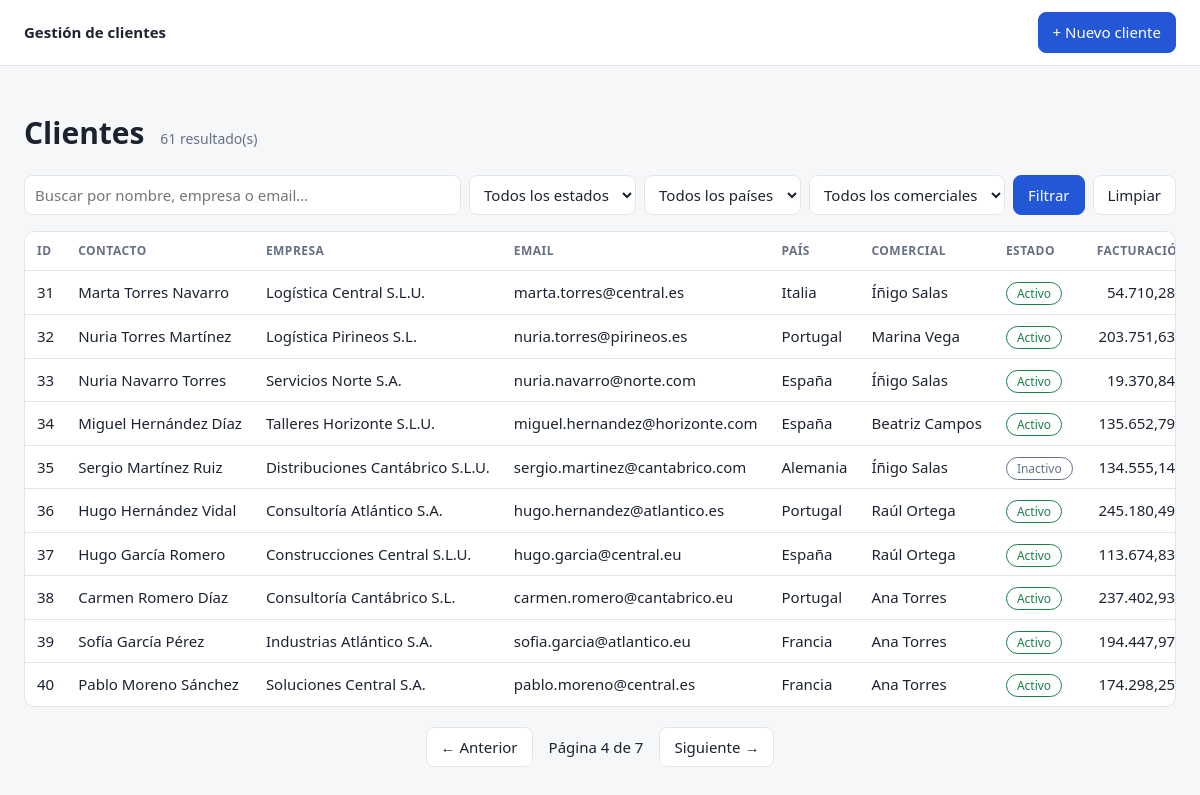
/?pagina=4&q=&estado=&pais=&comercial=, run on the app's committed database.
### tables this page shows
CREATE TABLE clientes (
    id                  INTEGER PRIMARY KEY AUTOINCREMENT,
    nombre              TEXT NOT NULL,
    apellidos           TEXT NOT NULL,
    empresa             TEXT NOT NULL,
    email               TEXT NOT NULL,
    telefono            TEXT NOT NULL,
    estado              TEXT NOT NULL CHECK (estado IN ('Activo', 'Inactivo')),
    direccion           TEXT NOT NULL,
    pais                TEXT NOT NULL,
    comercial           TEXT NOT NULL,
    fecha_alta          TEXT NOT NULL,
    facturacion         REAL NOT NULL CHECK (facturacion >= 0),
    fecha_modificacion  TEXT NOT NULL
);

### app.py (the view)
    @app.route("/")
    def lista():
        filtros = {k: request.args.get(k, "").strip() for k in ("q", "estado", "pais", "comercial")}
        pagina = max(request.args.get("pagina", 1, type=int), 1)
        clientes, total = db.buscar(**filtros, pagina=pagina, por_pagina=POR_PAGINA)
        paginas = max((total + POR_PAGINA - 1) // POR_PAGINA, 1)
        if pagina > paginas:
            return redirect(url_for("lista", **filtros, pagina=paginas))
        return render_template(
            "lista.html", clientes=clientes, total=total, pagina=pagina, paginas=paginas,
            filtros=filtros, estados=db.ESTADOS,
            paises=db.valores_distintos("pais"), comerciales=db.valores_distintos("comercial"))

### db.py (called while the page is built)
def get_db():
    if "db" not in g:
        g.db = sqlite3.connect(current_app.config["DATABASE"])
        g.db.row_factory = sqlite3.Row
        g.db.execute("PRAGMA foreign_keys = ON")
    return g.db

def valores_distintos(columna):
    assert columna in ("pais", "comercial")  # evita inyección: columna no viene del usuario
    filas = get_db().execute(
        f"SELECT DISTINCT {columna} FROM clientes ORDER BY {columna}").fetchall()
    return [f[0] for f in filas]

### templates/lista.html (shortened to what this page needs)
{% extends "base.html" %}
{% block contenido %}
<h1>Clientes <small>{{ total }} resultado(s)</small></h1>
<form class="filtros" method="get" action="{{ url_for('lista') }}">
  <input type="search" name="q" value="{{ filtros.q }}" placeholder="Buscar por nombre, empresa o email…">
  <select name="estado" aria-label="Estado">
    <option value="">Todos los estados</option>
  </select>
  <select name="pais" aria-label="País">
    <option value="">Todos los países</option>
  </select>
  <select name="comercial" aria-label="Comercial">
    <option value="">Todos los comerciales</option>
  </select>
  <button class="btn primario" type="submit">Filtrar</button>
  <a class="btn" href="{{ url_for('lista') }}">Limpiar</a>
</form>
{% if clientes %}
<div class="tabla-wrap">
<table>
  <thead>
    <tr><th>ID</th><th>Contacto</th><th>Empresa</th><th>Email</th><th>País</th>
        <th>Comercial</th><th>Estado</th><th class="num">Facturación</th><th>Acciones</th></tr>
  </thead>
  <tbody>
  {% for c in clientes %}
    <tr>
      <td>{{ c.id }}</td>
      <td>{{ c.nombre }} {{ c.apellidos }}</td>
      <td>{{ c.empresa }}</td>
      <td>{{ c.email }}</td>
      <td>{{ c.pais }}</td>
      <td>{{ c.comercial }}</td>
      <td><span class="chip {{ c.estado|lower }}">{{ c.estado }}</span></td>
      <td class="num">{{ '{:,.2f}'.format(c.facturacion).replace(',', 'X').replace('.', ',').replace('X', '.') }} €</td>
    </tr>
  {% endfor %}
  </tbody>
</table>
</div>
<nav class="paginacion" aria-label="Paginación">
  {% if pagina > 1 %}<a class="btn" href="{{ url_for('lista', pagina=pagina-1, **filtros) }}">← Anterior</a>{% endif %}
  <span>Página {{ pagina }} de {{ paginas }}</span>
  {% if pagina < paginas %}<a class="btn" href="{{ url_for('lista', pagina=pagina+1, **filtros) }}">Siguiente →</a>{% endif %}
</nav>
{% else %}
  <p class="vacio">No hay clientes que coincidan con la búsqueda.</p>
{% endif %}
{% endblock %}

### static/style.css (style rules this page uses)
:root { --bg:#f6f7f9; --card:#fff; --txt:#1c2330; --suave:#667085; --borde:#e2e5ea; --prim:#2457d6; --rojo:#c62828; --verde:#1b7f4b; }
* { box-sizing: border-box; }
body { margin:0; font:15px/1.5 system-ui, sans-serif; background:var(--bg); color:var(--txt); }
a { color:var(--prim); }
h1 small { font-size:14px; color:var(--suave); font-weight:400; margin-left:8px; }
.btn { display:inline-block; padding:8px 14px; border:1px solid var(--borde); border-radius:8px; background:var(--card); color:var(--txt); text-decoration:none; cursor:pointer; font:inherit; }
.btn.primario { background:var(--prim); border-color:var(--prim); color:#fff; }
.filtros { display:flex; flex-wrap:wrap; gap:8px; margin:16px 0; }
.filtros input[type=search] { flex:1 1 260px; }
input, select { padding:8px 10px; border:1px solid var(--borde); border-radius:8px; background:var(--card); color:var(--txt); font:inherit; }
.tabla-wrap { overflow-x:auto; background:var(--card); border:1px solid var(--borde); border-radius:10px; }
table { width:100%; border-collapse:collapse; }
th, td { padding:10px 12px; text-align:left; border-bottom:1px solid var(--borde); white-space:nowrap; }
th { font-size:12px; text-transform:uppercase; letter-spacing:.04em; color:var(--suave); }
tbody tr:last-child td { border-bottom:0; }
.num { text-align:right; }
.chip { padding:2px 10px; border-radius:99px; font-size:12px; border:1px solid; }
.chip.activo { color:var(--verde); }
.chip.inactivo { color:var(--suave); }
.paginacion { display:flex; justify-content:center; align-items:center; gap:16px; margin:20px 0; }

### data on the page
clientes: id "31", nombre "Marta", apellidos "Torres Navarro", empresa "Logística Central S.L.U.", email "marta.torres@central.es", pais "Italia", comercial "Íñigo Salas", estado "Activo", facturacion "54.710,28…"
clientes: id "32", nombre "Nuria", apellidos "Torres Martínez", empresa "Logística Pirineos S.L.", email "nuria.torres@pirineos.es", pais "Portugal", comercial "Marina Vega", estado "Activo", facturacion "203.751,63…"
clientes: id "33", nombre "Nuria", apellidos "Navarro Torres", empresa "Servicios Norte S.A.", email "nuria.navarro@norte.com", pais "España", comercial "Íñigo Salas", estado "Activo", facturacion "19.370,84…"
clientes: id "34", nombre "Miguel", apellidos "Hernández Díaz", empresa "Talleres Horizonte S.L.U.", email "miguel.hernandez@horizonte.com", pais "España", comercial "Beatriz Campos", estado "Activo", facturacion "135.652,79…"
clientes: id "35", nombre "Sergio", apellidos "Martínez Ruiz", empresa "Distribuciones Cantábrico S.L.U.", email "sergio.martinez@cantabrico.com", pais "Alemania", comercial "Íñigo Salas", estado "Inactivo", facturacion "134.555,14…"
clientes: id "36", nombre "Hugo", apellidos "Hernández Vidal", empresa "Consultoría Atlántico S.A.", email "hugo.hernandez@atlantico.es", pais "Portugal", comercial "Raúl Ortega", estado "Activo", facturacion "245.180,49…"
clientes: id "37", nombre "Hugo", apellidos "García Romero", empresa "Construcciones Central S.L.U.", email "hugo.garcia@central.eu", pais "España", comercial "Raúl Ortega", estado "Activo", facturacion "113.674,83…"
clientes: id "38", nombre "Carmen", apellidos "Romero Díaz", empresa "Consultoría Cantábrico S.L.", email "carmen.romero@cantabrico.eu", pais "Portugal", comercial "Ana Torres", estado "Activo", facturacion "237.402,93…"
clientes: id "39", nombre "Sofía", apellidos "García Pérez", empresa "Industrias Atlántico S.A.", email "sofia.garcia@atlantico.eu", pais "Francia", comercial "Ana Torres", estado "Activo", facturacion "194.447,97…"
clientes: id "40", nombre "Pablo", apellidos "Moreno Sánchez", empresa "Soluciones Central S.A.", email "pablo.moreno@central.es", pais "Francia", comercial "Ana Torres", estado "Activo", facturacion "174.298,25…"

### other printed values
{{ total }} "61"
{{ pagina }} "4"
{{ paginas }} "7"
